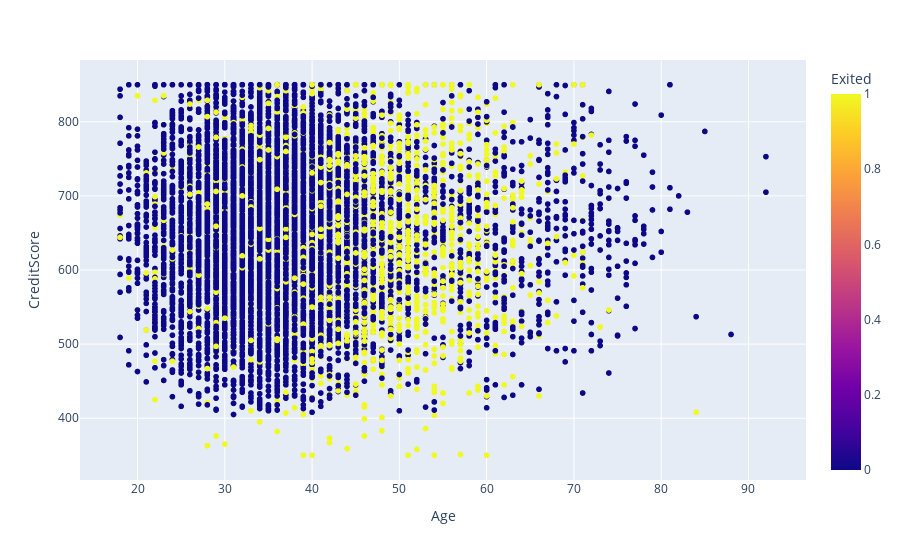

The code cell stored with this chart in its notebook:
### Markdown cell above
## Multivariate Analysis
    - numeric vs numeric vs categorical - scatterplot

### Code cell
fig = px.scatter(df, x="Age", y="CreditScore", color="Exited")
fig.show()

### Figure 1 — Plotly figure (JSON) as saved in the notebook; plotly's stock layout.template omitted (floating-point values rounded to 4 significant figures; data arrays with more than 128 entries replaced by an {"elided": "..."} marker saying what was removed)
{"data": [{"hovertemplate": "Age=%{x}<br>CreditScore=%{y}<br>Exited=%{marker.color}<extra></extra>", "legendgroup": "", "marker": {"color": {"elided": "10000 int values"}, "coloraxis": "coloraxis", "symbol": "circle"}, "mode": "markers", "name": "", "showlegend": false, "type": "scattergl", "x": {"elided": "10000 int values"}, "xaxis": "x", "y": {"elided": "10000 int values"}, "yaxis": "y"}], "layout": {"coloraxis": {"colorbar": {"title": {"text": "Exited"}}, "colorscale": [[0, "#0d0887"], [0.1111, "#46039f"], [0.2222, "#7201a8"], [0.3333, "#9c179e"], [0.4444, "#bd3786"], [0.5556, "#d8576b"], [0.6667, "#ed7953"], [0.7778, "#fb9f3a"], [0.8889, "#fdca26"], [1, "#f0f921"]]}, "legend": {"tracegroupgap": 0}, "margin": {"t": 60}, "xaxis": {"anchor": "y", "domain": [0, 1], "title": {"text": "Age"}}, "yaxis": {"anchor": "x", "domain": [0, 1], "title": {"text": "CreditScore"}}}}
